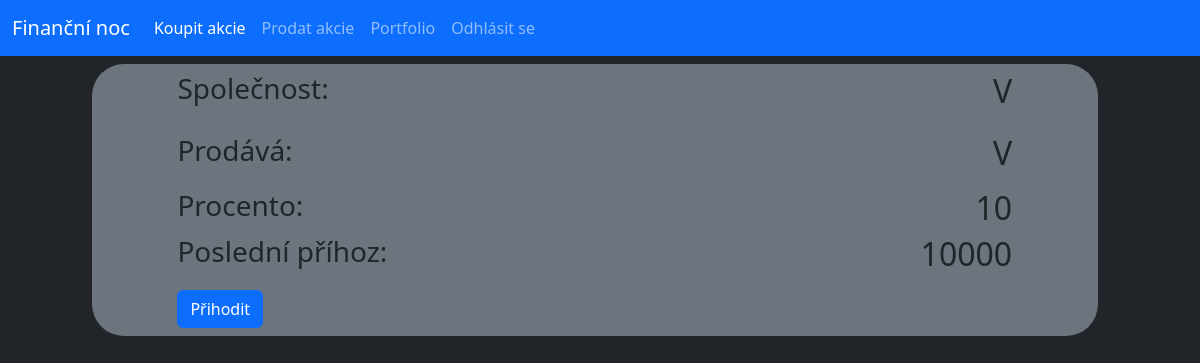
The page /buy (signed in) on the database as committed earlier.
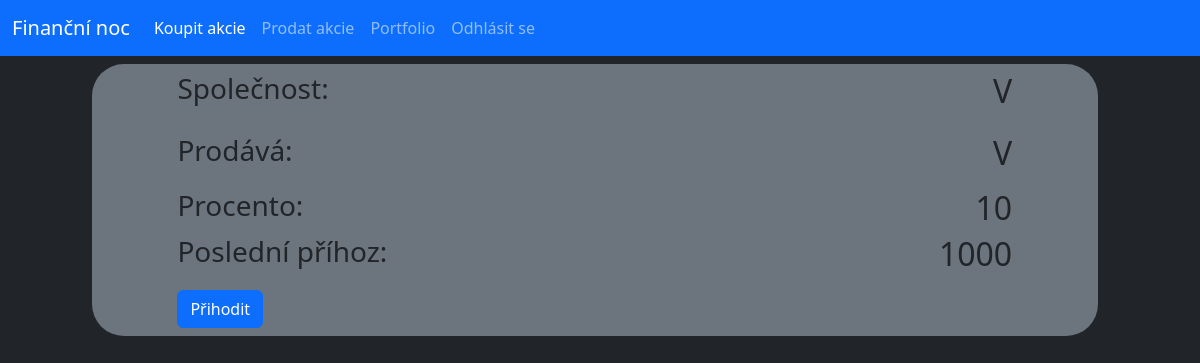
The same page on the database as committed later.
### database.py (models this page shows, shortened)
class StockSell(db.Model):
    _id = db.Column("id", db.Integer, primary_key=True)
    old_owner = db.Column(db.String(40))
    new_owner = db.Column(db.String(40))
    cost = db.Column(db.Integer)
    stockID = db.Column(db.Integer)
    sell_end = db.Column(db.DateTime)

### router.py (the view)
@app.route("/buy")
def buy():
    stockSells = StockSell.query.all()
    stock_sells = []
    for s in stockSells:
        stock = Stock.query.filter_by(_id=s.stockID).first()
        stock_sells.append((stock.name, s.old_owner, stock.percentage, s.cost, s._id))
    if "user" in session:
        return render_template("buy.html", stock_sells=stock_sells, logged=True)
    else:
        return redirect(url_for("login"))

### Templates/buy.html
{% extends "main.html" %}
{% block content%}
    {% for stock_sell in stock_sells%}
        <div class="row py-2">
            <div class="col-offset-1 col-11">
                <div class="conteiner offset-1 bg-secondary rounded-5">
                    <div class="row py-2">
                        <div class="col-4 offset-1"><h3>Společnost:</h3></div>
                        <div class="col-6"><h2 class="text-end">{{stock_sell[0]}}</h2></div>
                    </div>
                    <div class="row py-2">
                        <div class="col-4 offset-1"><h3>Prodává:</h3></div>
                        <div class="col-6"><h2 class="text-end">{{stock_sell[1]}}</h2></div>
                    </div>
                    <div class="row">
                        <div class="col-4 offset-1"><h3>Procento:</h3></div>
                        <div class="col-6"><h2 class="text-end">{{stock_sell[2]}}</h2></div>
                    </div>
                    <div class="row">
                        <div class="col-4 offset-1"><h3>Poslední příhoz:</h3></div>
                        <div class="col-6"><h2 class="text-end">{{stock_sell[3]}}</h2></div>
                    </div>
                    <div class="row py-2">
                        <div class="col-4 offset-1">
                            <button type="submit" class="btn btn-primary" onclick="location.href = '/buy/{{stock_sell[4]}}';">Přihodit</button>
                        </div>
                    </div>
                </div>
            </div>
        </div>
        {% endfor %}
{% endblock %}

Rows that differ between the two databases and show on the page:
changed StockSell: cost "10000" → "1000"
